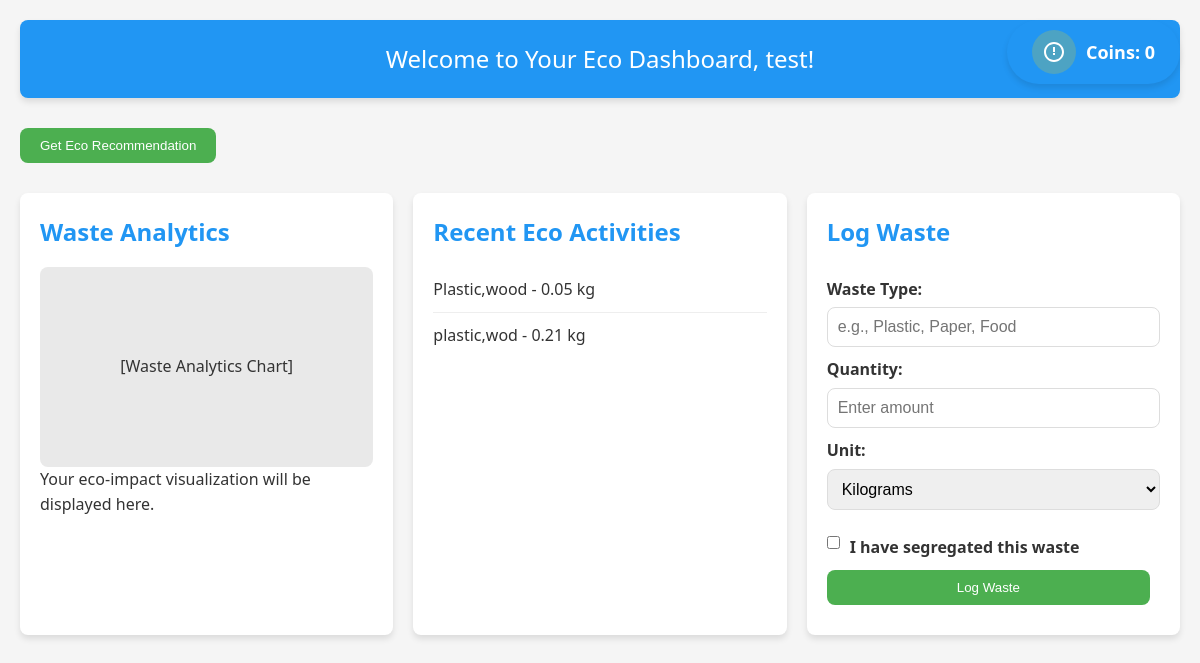
The page /user/home (signed in) on the database as committed earlier.
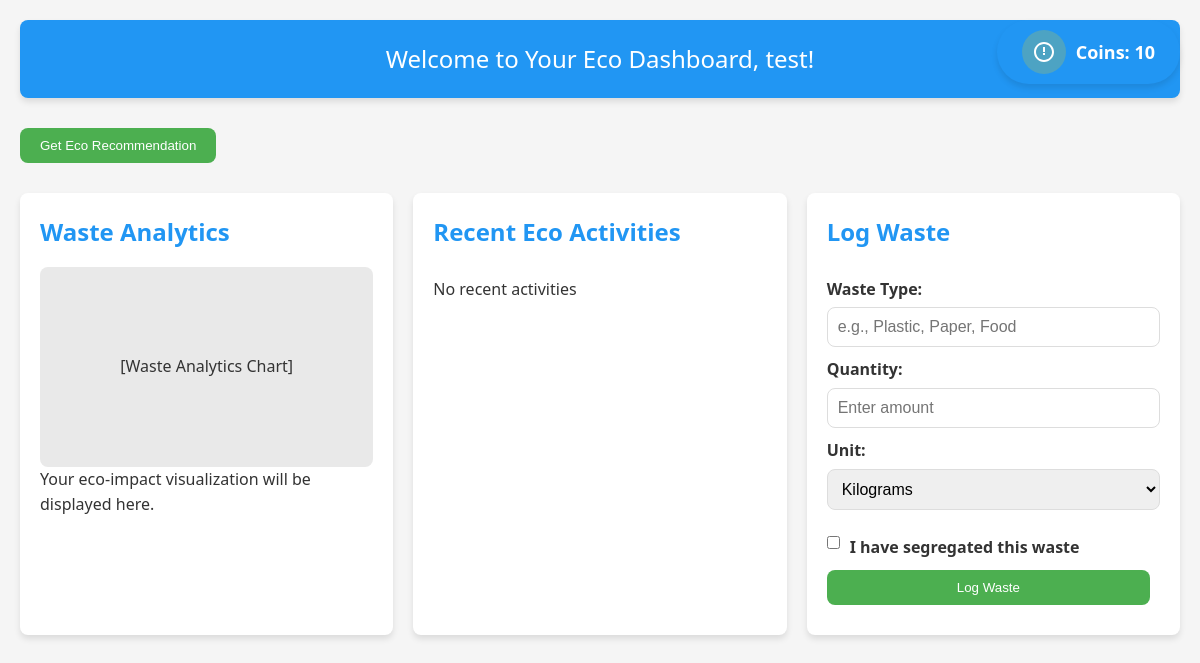
The same page on the database as committed later.
### registration/models.py (models this page shows, shortened)
class Additem(models.Model):
    email=models.CharField(max_length=50)
    type=models.CharField(max_length=100)
    quantity=models.FloatField()
    measure=models.CharField(max_length=50)
    waste_id=models.IntegerField()

### registration/views.py (the view)
# urls.py: path("user/home",views.UserHomePage,name="userhomepage"),
def UserHomePage(request):
    name=request.session['name']
    email=request.session['email']
    client = Together(api_key="69a37fbbd710ff4edd5c97b09b5514093dadbddccef5348c1fc764b7f666a2cb")
    Recent = Additem.objects.filter(email=email)[:5]
    recent_list = [
        {'type': item.type, 'quantity': item.quantity}
        for item in Recent
    ]
    coins=Registration.objects.get(email=email , work="user")
    recent = ""
    for item in recent_list:
        recent += f"Type: {item['type']}, Quantity: {item['quantity']}\n"
    stream = client.chat.completions.create(
              model="meta-llama/Meta-Llama-3.1-8B-Instruct-Turbo",
              messages=[{"role": "user", "content": "This is my waste till now"+ recent +"Suggest me in fun way where this waste can use after recycle"}],
              stream=True,
        )
    full_response = ""
    for chunk in stream:
        if chunk.choices[0].delta.content is not None:
            content = chunk.choices[0].delta.content
            full_response += content
    recent_activities = Additem.objects.filter(email=email)[:5]
    context={
        'name':name,
        'result':full_response,
        'recent_activities':recent_activities,
        'coins':coins.points
    }
    return render (request,'UserDashboard.html',context=context)

### templates/UserDashboard.html (shortened to what this page needs)
<!DOCTYPE html>
<html lang="en">
<head>
</head>
<body>
    <div class="container">
        <div class="coins">
            <div class="coins-icon">
                <svg xmlns="http://www.w3.org/2000/svg" viewBox="0 0 24 24" fill="currentColor">
                    <path d="M12 2C6.48 2 2 6.48 2 12s4.48 10 10 10 10-4.48 10-10S17.52 2 12 2zm0 18c-4.41 0-8-3.59-8-8s3.59-8 8-8 8 3.59 8 8-3.59 8-8 8zm-1-13h2v5h-2V7zm0 6h2v2h-2v-2z"></path>
                </svg>
            </div>
            Coins: {{ coins }}
        </div>
        <div class="welcome">
            Welcome to Your Eco Dashboard, {{ name }}!
        </div>
        <button class="button" id="recommendationBtn">Get Eco Recommendation</button>
        <div class="dashboard">
            <div class="dashboard-item">
                <h2>Waste Analytics</h2>
                <div class="analytics-chart">
                    [Waste Analytics Chart]
                </div>
                <p>Your eco-impact visualization will be displayed here.</p>
            </div>
            <div class="dashboard-item">
                <h2>Recent Eco Activities</h2>
                <ul class="activity-list">
                    {% for activity in recent_activities %}
                        <li>{{ activity.type }} - {{ activity.quantity }} {{ activity.measure }}</li>
                    {% empty %}
                        <li>No recent activities</li>
                    {% endfor %}
                </ul>
            </div>
            <div class="dashboard-item">
                <h2>Log Waste</h2>
                <form action="AddWaste/" method="POST">
                    <label for="waste_name">Waste Type:</label>
                    <input type="text" id="waste_name" name="waste_name" required placeholder="e.g., Plastic, Paper, Food">
                    <label for="quantity">Quantity:</label>
                    <input type="number" id="quantity" name="quantity" step="0.01" required placeholder="Enter amount">
                    <label for="unit">Unit:</label>
                    <select id="unit" name="unit" required>
                        <option value="kg">Kilograms</option>
                    </select>
                    <div class="checkbox-container">
                        <input type="checkbox" id="segregated" name="segregated">
                        <label for="segregated">I have segregated this waste</label>
                    </div>
                    <input type="submit" value="Log Waste" class="button">
                </form>
            </div>
        </div>
    </div>
</body>
</html>

### templates/UserDashboard.html (style rules this page uses)
:root { --primary-color: #4CAF50; --secondary-color: #2196F3; --background-color: #F5F5F5; --card-background: #FFFFFF; --text-color: #333333; --border-radius: 8px; --box-shadow: 0 4px 6px rgba(0, 0, 0, 0.1); }
* { margin: 0; padding: 0; box-sizing: border-box; }
body { font-family: 'Segoe UI', Tahoma, Geneva, Verdana, sans-serif; background-color: var(--background-color); color: var(--text-color); line-height: 1.6; }
.container { max-width: 1200px; margin: 0 auto; padding: 20px; position: relative; }
.coins { position: absolute; top: 20px; right: 20px; background-color: var(--coins-bg-color); color: white; padding: 10px 25px; border-radius: 50px; box-shadow: var(--box-shadow); font-size: 18px; font-weight: bold; display: flex; align-items: center; gap: 10px; }
.coins-icon { background-color: rgba(255, 215, 0, 0.2); padding: 10px; border-radius: 50%; display: flex; align-items: center; justify-content: center; }
.coins-icon svg { fill: white; width: 24px; height: 24px; }
.welcome { background-color: var(--secondary-color); color: white; padding: 20px; text-align: center; font-size: 24px; border-radius: var(--border-radius); margin-bottom: 20px; box-shadow: var(--box-shadow); }
.button { display: inline-block; background-color: var(--primary-color); color: white; padding: 10px 20px; text-decoration: none; border-radius: var(--border-radius); margin: 10px 10px 10px 0; border: none; cursor: pointer; transition: background-color 0.3s ease; }
.dashboard { display: grid; grid-template-columns: repeat(auto-fit, minmax(300px, 1fr)); gap: 20px; margin-top: 20px; }
.dashboard-item { background-color: var(--card-background); padding: 20px; border-radius: var(--border-radius); box-shadow: var(--box-shadow); transition: transform 0.3s ease; }
.dashboard-item h2 { color: var(--secondary-color); margin-bottom: 15px; }
form { display: flex; flex-direction: column; }
label { margin-top: 10px; font-weight: bold; }
input[type="text"], input[type="number"], select { width: 100%; padding: 10px; margin-top: 5px; border: 1px solid #ddd; border-radius: var(--border-radius); font-size: 16px; }
.checkbox-container { margin-top: 15px; display: flex; align-items: center; }
.checkbox-container input[type="checkbox"] { margin-right: 10px; }
.activity-list { list-style-type: none; }
.activity-list li { padding: 10px 0; border-bottom: 1px solid #eee; }
.activity-list li:last-child { border-bottom: none; }
.analytics-chart { width: 100%; height: 200px; background-color: #e9e9e9; display: flex; justify-content: center; align-items: center; border-radius: var(--border-radius); margin-top: 15px; }

Rows that differ between the two databases and show on the page:
removed Additem: type "Plastic,wood", quantity "0.05", measure "kg"
removed Additem: type "plastic,wod", quantity "0.21", measure "kg"
Other text that changed with them:
{{ coins }}: "0" → "10"
text now shown: "No recent activities"
